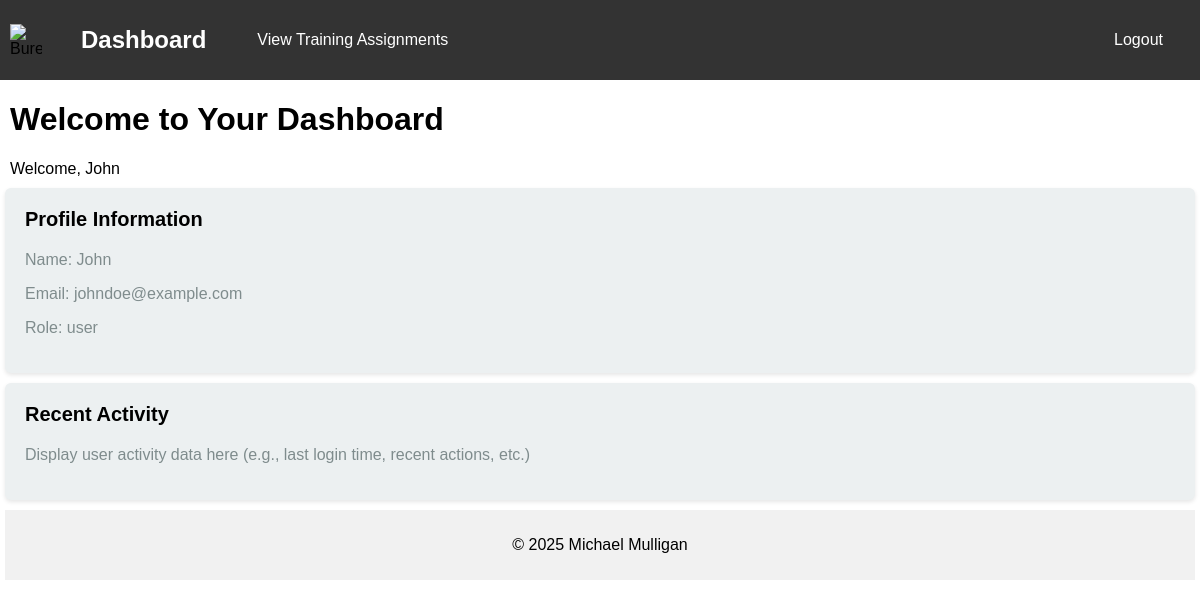
The app's page /dashboard.php (signed in) with its own data.
### tables this page shows
CREATE TABLE IF NOT EXISTS `users` (
  `id` int NOT NULL AUTO_INCREMENT,
  `username` varchar(100) NOT NULL,
  `firstname` varchar(100) NOT NULL,
  `lastname` varchar(100) NOT NULL,
  `email` varchar(100) NOT NULL,
  `password` varchar(255) NOT NULL,
  `created_at` timestamp NULL DEFAULT CURRENT_TIMESTAMP,
  `role` enum('admin','user','client') NOT NULL,
  `job_title` varchar(100) NOT NULL DEFAULT 'Employee',
  PRIMARY KEY (`id`),
  UNIQUE KEY `username` (`username`),
  UNIQUE KEY `email` (`email`)
);

### includes/db_connect.php (called while the page is built, shortened)
<?php
$host = $_ENV['DB_HOST'];
$dbname = $_ENV['DB_NAME'];
$username = $_ENV['DB_USER'];
$password = $_ENV['DB_PASS'];
try {
    $pdo = new PDO("mysql:host=$host;dbname=$dbname", $username, $password);
    $pdo->setAttribute(PDO::ATTR_ERRMODE, PDO::ERRMODE_EXCEPTION);
} catch (PDOException $e) {
    error_log("Database connection error: " . $e->getMessage());
    die("Database connection failed.");
}
if (isset($_SESSION['loggedin'])) {
    $userId = (int) $_SESSION['userid'];
    $stmt = $pdo->prepare("SELECT * FROM users WHERE id = :id");
    $stmt->execute(['id' => $userId]);
    $user = $stmt->fetch();
}
?>

### dashboard.php (the view, shortened to what this page needs)
<?php include("includes/db_connect.php"); ?>
<!DOCTYPE html>
<html lang="en">
<head>
    <link rel="stylesheet" href="css/dashboard.css">
</head>
<body>
    <?php include("includes/admin_header.php"); ?>
    <div class="main-content">
        <div class="header">
            <h1>Welcome to Your Dashboard</h1>
            <div class="user-info">
                <span>Welcome, <?php echo htmlspecialchars($user['firstname']); ?></span>
            </div>
        </div>
        <div class="widget">
            <h3>Profile Information</h3>
            <p>Name: <?php echo htmlspecialchars($user['firstname']); ?></p>
            <p>Email: <?php echo htmlspecialchars($user['email']); ?></p>
            <p>Role: <?php echo htmlspecialchars($user['role'])?></p>
        </div>
        <div class="widget">
            <h3>Recent Activity</h3>
            <p>Display user activity data here (e.g., last login time, recent actions, etc.)</p>
        </div>
        <?php include 'includes/footer.php'; ?>
    </div>
</body>
</html>

### css/dashboard.css (style rules this page uses)
body, html { font-family: Arial, sans-serif; margin: 0; padding: 0; }
.main-content, .header { margin: 5px; }
.widget { background-color: #ecf0f1; padding: 20px; margin: 10px 0; border-radius: 6px; box-shadow: 0 2px 4px rgba(0, 0, 0, 0.1); }
.widget h3 { font-size: 20px; margin-top: 0; }
.widget p { font-size: 16px; color: #7f8c8d; }

### records on screen
users: firstname "John", email "johndoe@example.com", role "user"
